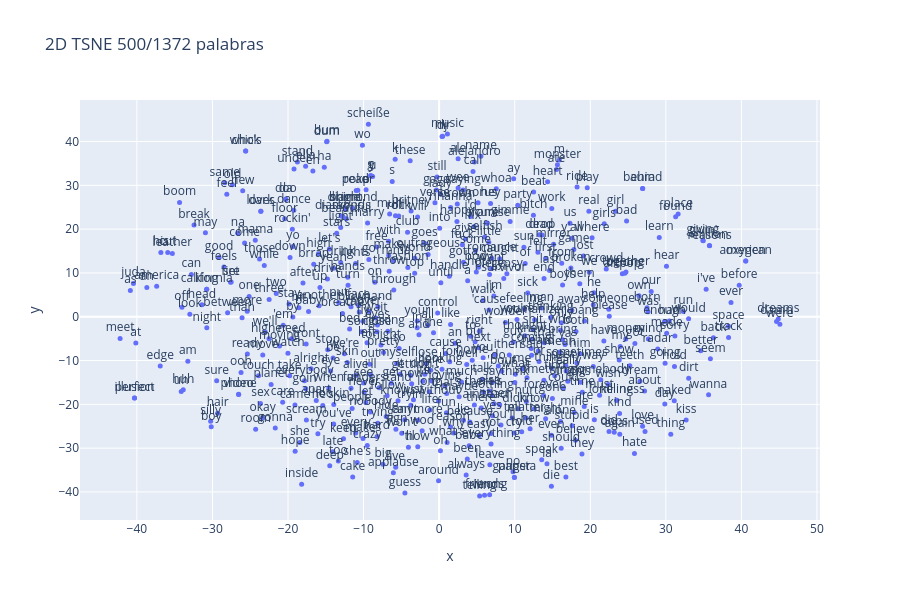

Notebook cell for this chart:
### Code cell
import plotly.express as px
fig = px.scatter(x=vecs2d[:MAX_WORDS,0], y=vecs2d[:MAX_WORDS,1], text=labels2d[:MAX_WORDS],
                 title=f"2D TSNE {MAX_WORDS}/{len(labels2d)} palabras")
fig.update_traces(textposition="top center", marker=dict(size=5))
fig.update_layout(height=600)
fig.show()

### Figure 1 — Plotly figure (JSON) as saved in the notebook; plotly's stock layout.template omitted (floating-point values rounded to 4 significant figures; data arrays with more than 128 entries replaced by an {"elided": "..."} marker saying what was removed)
{"data": [{"hovertemplate": "x=%{x}<br>y=%{y}<br>text=%{text}<extra></extra>", "legendgroup": "", "marker": {"color": "#636efa", "size": 5, "symbol": "circle"}, "mode": "markers+text", "name": "", "orientation": "v", "showlegend": false, "text": {"elided": "500 str values"}, "textposition": "top center", "type": "scatter", "x": {"elided": "500 float values"}, "xaxis": "x", "y": {"elided": "500 float values"}, "yaxis": "y"}], "layout": {"height": 600, "legend": {"tracegroupgap": 0}, "title": {"text": "2D TSNE 500/1372 palabras"}, "xaxis": {"anchor": "y", "domain": [0, 1], "title": {"text": "x"}}, "yaxis": {"anchor": "x", "domain": [0, 1], "title": {"text": "y"}}}}
